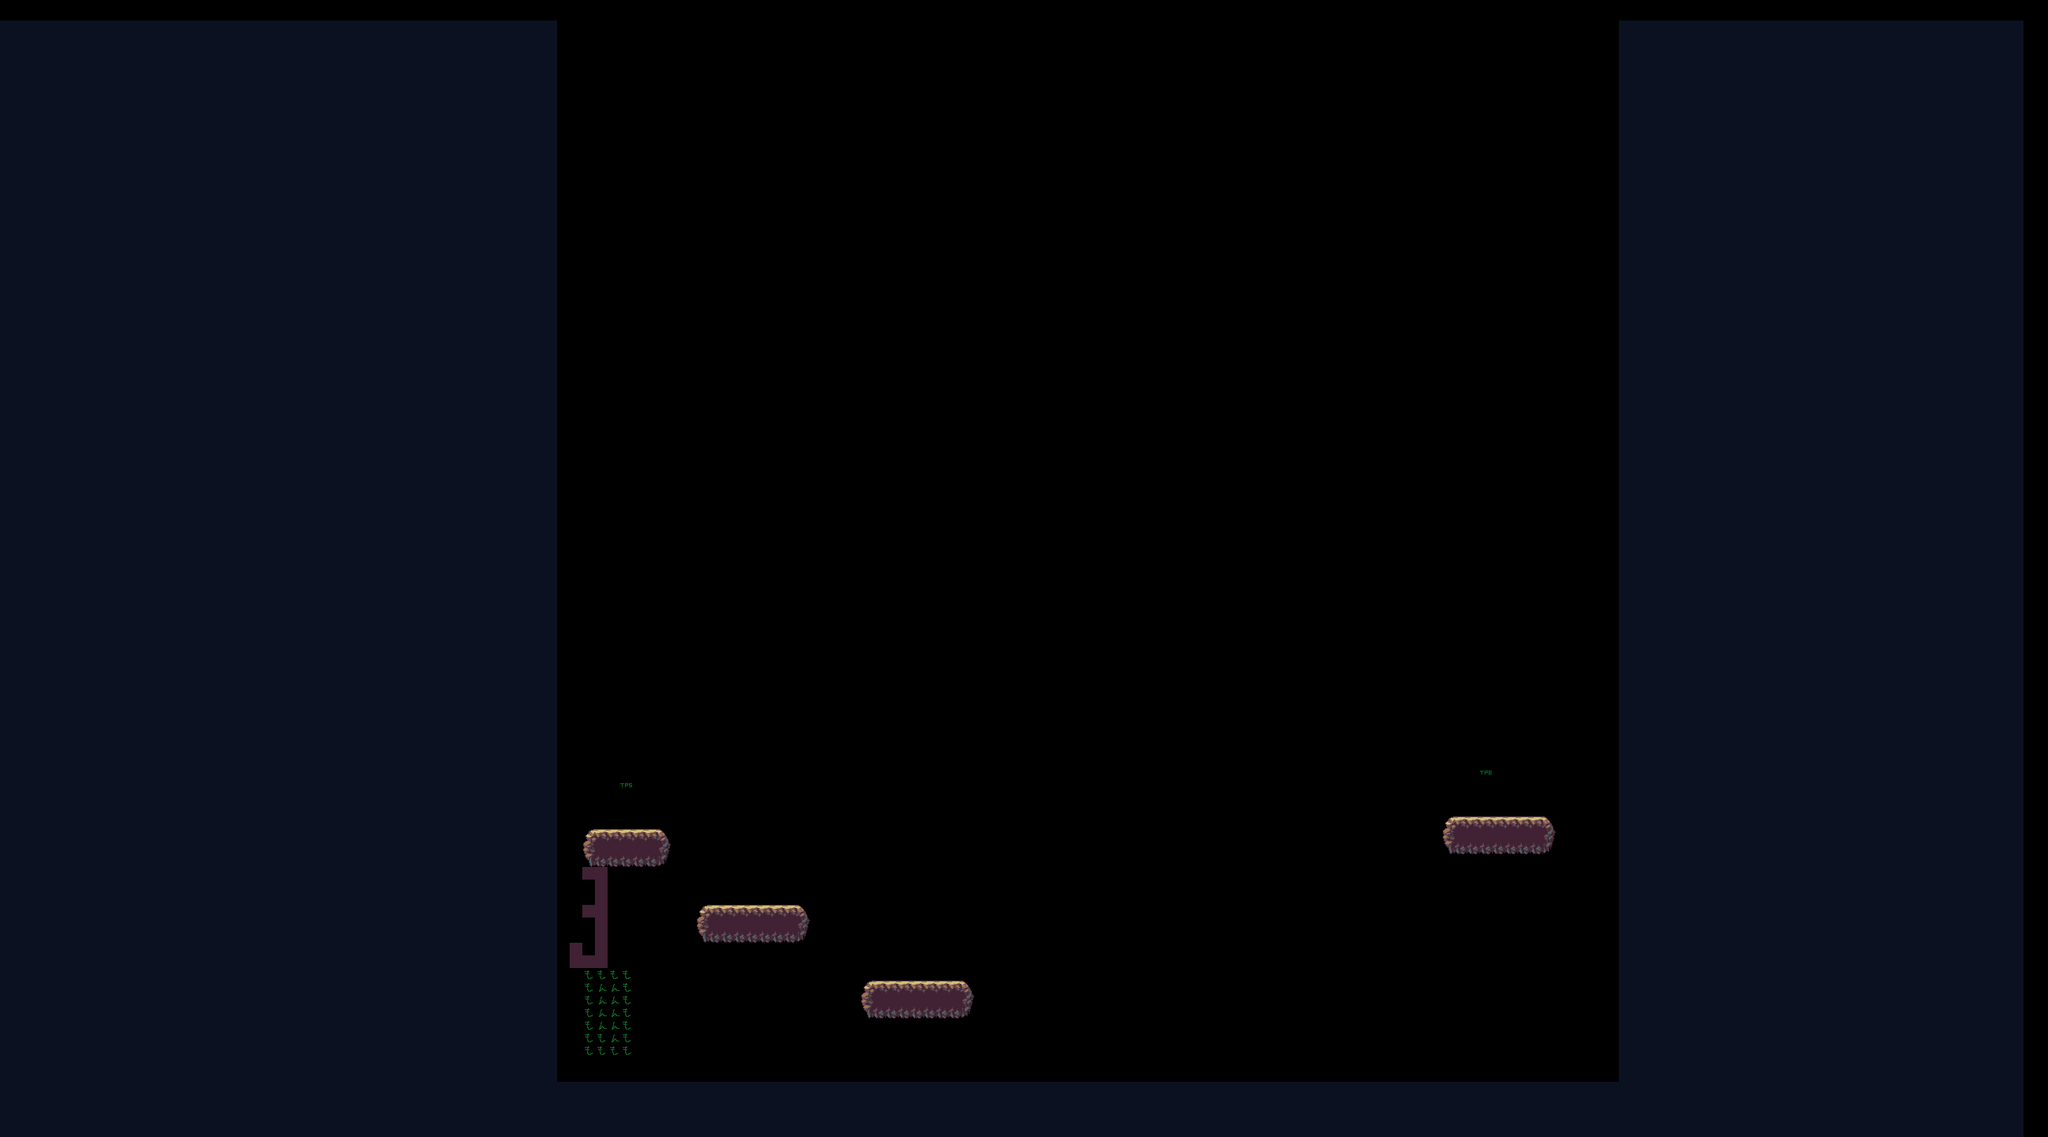

A 2D game scene composited from a Tiled map and its tileset images. What follows is a short description and the map's XML, with each tile layer's data collapsed to a summary:
An orthogonal 162x90 tile map with 16x16 px tiles, 1 tile layer (タイル・レイヤー 1).

<map version="1.2" tiledversion="1.3.4" orientation="orthogonal" renderorder="right-down" width="162" height="90" tilewidth="16" tileheight="16" infinite="0" nextlayerid="2" nextobjectid="1">
 <editorsettings>
  <export target="map3.csv" format="csv" />
 </editorsettings>
 <tileset firstgid="1" name="Tileset" tilewidth="16" tileheight="16" tilecount="70" columns="10">
  <image source="画像保存/FreePlatformerNa/Foreground/Tileset.png" width="160" height="112" />
 </tileset>
 <layer id="1" name="タイル・レイヤー 1" width="162" height="90" offsetx="-31.6667" offsety="26">
  <data>[14580 cells, 7669 non-empty, 14 distinct tile ids]</data>
 </layer>
</map>
